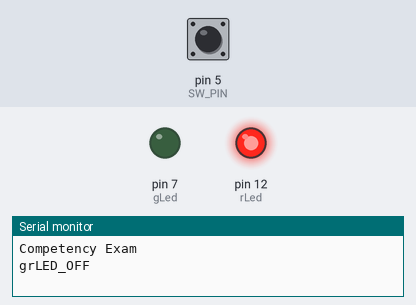
A sketch run on a simulated Arduino Uno, built with avr-gcc and run on an emulated ATmega328P. On the bench: output pins drawn as LEDs (lit = HIGH), the last lines printed to the serial monitor. Inputs (shaded band) come from the test bench; at power-on: pin 5 (SW_PIN) HIGH.

Above: at 1.2 s.
1.3 s: pin 5 (SW_PIN) pulled LOW for 0.15 s
At 2.2 s:
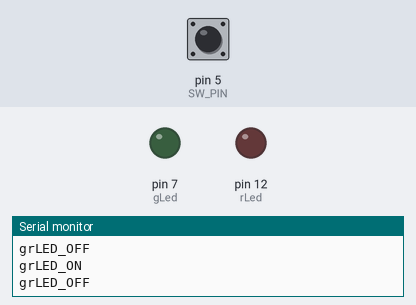
2.9 s: pin 5 (SW_PIN) pulled LOW for 3.2 s
At 3.9 s:
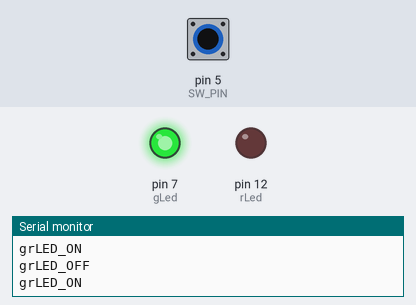
Timing chart, 0 to 7.6 s (numbered marks = the images above; inputs shaded):
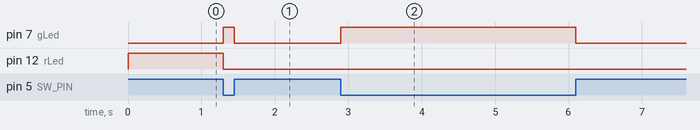

Measured:
- after the input at 1.3 s, pin 7 (gLed): LOW → HIGH at once, → LOW 0.15 s later; pin 12 (rLed): HIGH → LOW at once
- after the input at 2.9 s, pin 7 (gLed): LOW → HIGH at once, → LOW 3.2 s later

The sketch:

competency_exam.ino
```cpp
//Michael Sarlo
//10/7/15
//Competency Exam 1

int isSwPressed; //The first state
int prevIsSwPressed; //Has the switch been pressed?
int isSwChange; //Has the switch state changed?
int isSwRise; //Has the switch state just been pressed?
int isSwFall; //Has the switch state just been released
#define gLed 7
#define rLed 12

void setup() {
  // initialize digital pin 13 as an output.
  Serial.begin(9600);
  Serial.println("Competency Exam");
  #define SW_PIN 5
  pinMode(gLed, OUTPUT);
  pinMode(rLed, OUTPUT);
  pinMode (SW_PIN, INPUT_PULLUP);
  digitalWrite(gLed, LOW);
  digitalWrite(rLed, HIGH);
  Serial.println("grLED_OFF");

}

// the loop function runs over and over again forever
void loop() {
   prevIsSwPressed = isSwPressed;
  isSwPressed = !digitalRead(SW_PIN);   // When the switch is pressed, the SW_PIN is low, so !low is high or true
  isSwRise = (isSwPressed && !prevIsSwPressed);  // switch edge detection
  isSwFall = (!isSwPressed && prevIsSwPressed);
  isSwChange = (isSwRise || isSwFall);

  if (isSwPressed == HIGH){
    if (isSwRise == HIGH){
    digitalWrite(gLed, HIGH);
    digitalWrite(rLed,LOW);
    Serial.println("grLED_ON");
    }
  }
  if (isSwPressed == LOW){
    if (isSwFall == HIGH){
    digitalWrite(gLed, LOW);
    Serial.println("grLED_OFF");
    }
  }
}
```
